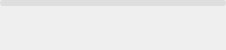
<?xml version="1.0" encoding="UTF-8"?>
<ui version="4.0">
 <class>GenerateProgress</class>
 <widget class="QWidget" name="generateProgressWidget">
  <property name="geometry">
   <rect>
    <x>0</x>
    <y>0</y>
    <width>226</width>
    <height>50</height>
   </rect>
  </property>
  <layout class="QVBoxLayout" name="generateProgressLayout">
   <property name="spacing">
    <number>4</number>
   </property>
   <property name="leftMargin">
    <number>0</number>
   </property>
   <property name="topMargin">
    <number>0</number>
   </property>
   <property name="rightMargin">
    <number>0</number>
   </property>
   <property name="bottomMargin">
    <number>0</number>
   </property>
   <item>
    <widget class="QProgressBar" name="downloadProgress">
     <property name="minimumSize">
      <size>
       <width>0</width>
       <height>6</height>
      </size>
     </property>
     <property name="maximumSize">
      <size>
       <width>16777215</width>
       <height>6</height>
      </size>
     </property>
     <property name="visible">
      <bool>false</bool>
     </property>
     <property name="styleSheet">
      <string notr="true">QProgressBar { border: none; border-radius: 3px; background-color: rgba(128,128,128,0.15); }
QProgressBar::chunk { border-radius: 3px; background-color: #16a34a; }</string>
     </property>
     <property name="value">
      <number>0</number>
     </property>
     <property name="textVisible">
      <bool>false</bool>
     </property>
    </widget>
   </item>
   <item>
    <widget class="QLabel" name="downloadStatusLabel">
     <property name="font">
      <font>
       <family>Titillium Web</family>
       <pointsize>8</pointsize>
      </font>
     </property>
     <property name="visible">
      <bool>false</bool>
     </property>
     <property name="text">
      <string/>
     </property>
     <property name="alignment">
      <set>Qt::AlignmentFlag::AlignLeading</set>
     </property>
    </widget>
   </item>
  </layout>
 </widget>
 <resources/>
 <connections/>
</ui>
